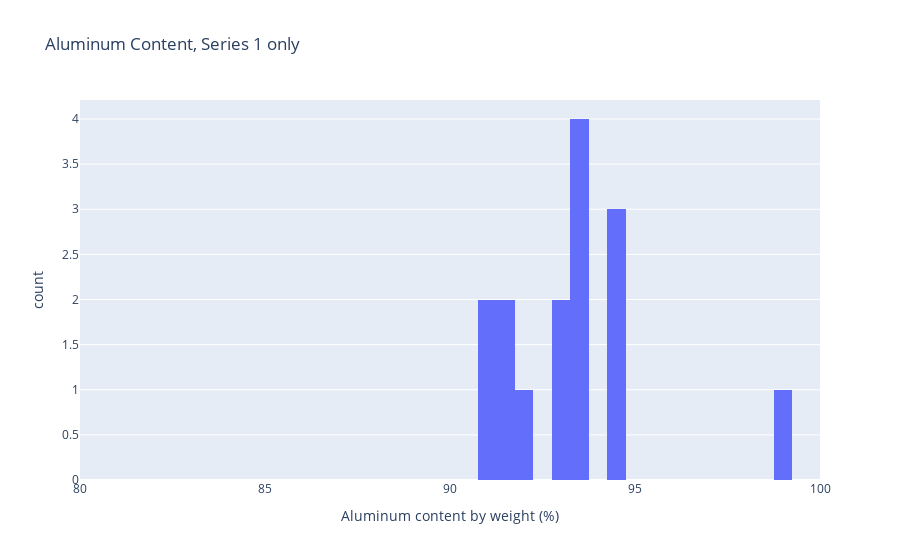

Here is the notebook cell this chart was saved with:
### Markdown cell above
This shows that Series 3 and 6 have the highest `Al` content, on average. However, this does not give us as much information as a full histogram. We could plot histograms for the individual series, as demonstrated below:

### Code cell
series1_al = df_data[df_data.series == 1]["al_percent"]
# task-begin
# Solution code hidden!
# No need to write code here
# task-end
# solution-begin
fig = px.histogram(
    df_data[df_data.series == 1], 
    x="al_percent", 
    nbins=20,
    title="Aluminum Content, Series 1 only",
    labels={
        "al_percent": "Aluminum content by weight (%)",
    }
)
# fig.update_layout(xaxis_range=[70, 100])
fig.update_xaxes(range=[80, 100])
fig.show()
fig.write_image("./incl/04_series_hist.png")
# solution-end

### Figure 1 — Plotly figure (JSON) as saved in the notebook; plotly's stock layout.template omitted (floating-point values rounded to 4 significant figures)
{"data": [{"alignmentgroup": "True", "bingroup": "x", "hovertemplate": "Aluminum content by weight (%)=%{x}<br>count=%{y}<extra></extra>", "legendgroup": "", "marker": {"color": "#636efa"}, "name": "", "nbinsx": 20, "offsetgroup": "", "orientation": "v", "showlegend": false, "type": "histogram", "x": [99, 90.85, 92.9, 92.9, 91.49, 90.91, 93.55, 94.26, 94.7, 94.68, 93.3, 93.68, 91.66, 93.67, 91.83], "xaxis": "x", "yaxis": "y"}], "layout": {"barmode": "relative", "legend": {"tracegroupgap": 0}, "title": {"text": "Aluminum Content, Series 1 only"}, "xaxis": {"anchor": "y", "domain": [0, 1], "range": [80, 100], "title": {"text": "Aluminum content by weight (%)"}}, "yaxis": {"anchor": "x", "domain": [0, 1], "title": {"text": "count"}}}}
